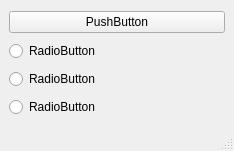
<?xml version="1.0" encoding="UTF-8"?>
<ui version="4.0">
 <class>MainWindow</class>
 <widget class="QMainWindow" name="MainWindow">
  <property name="geometry">
   <rect>
    <x>0</x>
    <y>0</y>
    <width>234</width>
    <height>151</height>
   </rect>
  </property>
  <property name="windowTitle">
   <string>MainWindow</string>
  </property>
  <widget class="QWidget" name="centralwidget">
   <layout class="QVBoxLayout" name="verticalLayout">
    <item>
     <widget class="QPushButton" name="pushButton">
      <property name="text">
       <string>PushButton</string>
      </property>
     </widget>
    </item>
    <item>
     <widget class="QRadioButton" name="radioButton">
      <property name="text">
       <string>RadioButton</string>
      </property>
     </widget>
    </item>
    <item>
     <widget class="QRadioButton" name="radioButton_2">
      <property name="text">
       <string>RadioButton</string>
      </property>
     </widget>
    </item>
    <item>
     <widget class="QRadioButton" name="radioButton_3">
      <property name="text">
       <string>RadioButton</string>
      </property>
     </widget>
    </item>
   </layout>
  </widget>
  <widget class="QMenuBar" name="menubar">
   <property name="geometry">
    <rect>
     <x>0</x>
     <y>0</y>
     <width>234</width>
     <height>21</height>
    </rect>
   </property>
  </widget>
  <widget class="QStatusBar" name="statusbar"/>
 </widget>
 <resources/>
 <connections/>
</ui>
